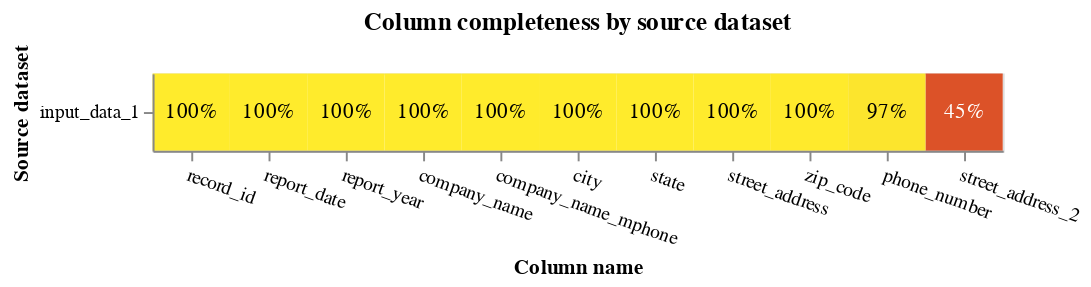

Notebook cell for this chart:
### Code cell
completeness_chart(sec_match_df, db_api=db_api)

### Figure 1 — Vega-Lite specification as saved in the notebook (floating-point values rounded to 4 significant figures)
{"config": {"view": {"continuousWidth": 400, "continuousHeight": 300}}, "layer": [{"mark": "rect", "encoding": {"color": {"field": "completeness", "legend": null, "scale": {"scheme": "darkred", "zero": true}, "type": "quantitative"}, "tooltip": [{"field": "source_dataset", "title": "Source dataset", "type": "nominal"}, {"field": "total_rows_inc_nulls", "format": ",", "title": "# of records", "type": "quantitative"}, {"field": "column_name", "title": "Column name", "type": "nominal"}, {"field": "total_null_rows", "format": ",", "title": "# of nulls", "type": "quantitative"}, {"field": "completeness", "format": ".1%", "type": "quantitative"}], "x": {"axis": {"labelAngle": 20}, "field": "column_name", "sort": {"field": "mean_comp", "order": "descending"}, "title": "Column name", "type": "nominal"}, "y": {"field": "source_dataset", "title": "Source dataset", "type": "nominal"}}, "title": "Column completeness by source dataset", "transform": [{"joinaggregate": [{"op": "mean", "field": "completeness", "as": "mean_comp"}], "groupby": ["column_name"]}]}, {"mark": {"type": "text"}, "encoding": {"color": {"condition": {"test": "datum['completeness'] < 0.5", "value": "white"}, "value": "black"}, "text": {"field": "completeness", "format": ".0%", "type": "quantitative"}, "x": {"axis": {"labelAngle": 0}, "field": "column_name", "sort": {"field": "mean_comp", "order": "descending"}, "type": "nominal"}, "y": {"field": "source_dataset", "type": "nominal"}}, "transform": [{"joinaggregate": [{"op": "mean", "field": "completeness", "as": "mean_comp"}], "groupby": ["column_name"]}]}], "data": {"name": "data-fb2bb6472d120ab63768ece05202f6ba"}, "height": {"step": 40}, "width": {"step": 40}, "$schema": "https://vega.github.io/schema/vega-lite/v5.9.3.json", "datasets": {"data-fb2bb6472d120ab63768ece05202f6ba": [{"source_dataset": "input_data_1", "column_name": "record_id", "total_null_rows": 0, "total_rows_inc_nulls": 230320, "completeness": 1.0}, {"source_dataset": "input_data_1", "column_name": "report_date", "total_null_rows": 0, "total_rows_inc_nulls": 230320, "completeness": 1.0}, {"source_dataset": "input_data_1", "column_name": "report_year", "total_null_rows": 0, "total_rows_inc_nulls": 230320, "completeness": 1.0}, {"source_dataset": "input_data_1", "column_name": "company_name", "total_null_rows": 4, "total_rows_inc_nulls": 230320, "completeness": 1.0}, {"source_dataset": "input_data_1", "column_name": "street_address", "total_null_rows": 272, "total_rows_inc_nulls": 230320, "completeness": 0.9988}, {"source_dataset": "input_data_1", "column_name": "street_address_2", "total_null_rows": 126403, "total_rows_inc_nulls": 230320, "completeness": 0.4512}, {"source_dataset": "input_data_1", "column_name": "city", "total_null_rows": 107, "total_rows_inc_nulls": 230320, "completeness": 0.9995}, {"source_dataset": "input_data_1", "column_name": "state", "total_null_rows": 206, "total_rows_inc_nulls": 230320, "completeness": 0.9991}, {"source_dataset": "input_data_1", "column_name": "zip_code", "total_null_rows": 619, "total_rows_inc_nulls": 230320, "completeness": 0.9973}, {"source_dataset": "input_data_1", "column_name": "phone_number", "total_null_rows": 6194, "total_rows_inc_nulls": 230320, "completeness": 0.9731}, {"source_dataset": "input_data_1", "column_name": "company_name_mphone", "total_null_rows": 4, "total_rows_inc_nulls": 230320, "completeness": 1.0}]}}
